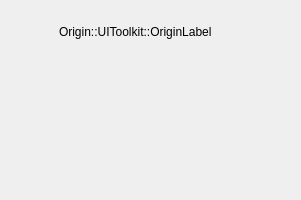
<?xml version="1.0" encoding="UTF-8"?>
<ui version="4.0">
 <class>OriginMessageBox</class>
 <widget class="QFrame" name="OriginMessageBox">
  <property name="geometry">
   <rect>
    <x>0</x>
    <y>0</y>
    <width>301</width>
    <height>200</height>
   </rect>
  </property>
  <property name="sizePolicy">
   <sizepolicy hsizetype="Expanding" vsizetype="Minimum">
    <horstretch>0</horstretch>
    <verstretch>200</verstretch>
   </sizepolicy>
  </property>
  <property name="minimumSize">
   <size>
    <width>0</width>
    <height>200</height>
   </size>
  </property>
  <layout class="QVBoxLayout" name="mainLayout" stretch="0,1">
   <property name="spacing">
    <number>10</number>
   </property>
   <property name="sizeConstraint">
    <enum>QLayout::SetNoConstraint</enum>
   </property>
   <property name="leftMargin">
    <number>30</number>
   </property>
   <property name="topMargin">
    <number>25</number>
   </property>
   <property name="rightMargin">
    <number>30</number>
   </property>
   <property name="bottomMargin">
    <number>40</number>
   </property>
   <item>
    <layout class="QHBoxLayout" name="horizontalLayout" stretch="0,1">
     <property name="spacing">
      <number>8</number>
     </property>
     <item>
      <layout class="QVBoxLayout" name="verticalLayout" stretch="0,1">
       <property name="spacing">
        <number>0</number>
       </property>
       <item>
        <widget class="QLabel" name="icon">
         <property name="sizePolicy">
          <sizepolicy hsizetype="Fixed" vsizetype="Fixed">
           <horstretch>0</horstretch>
           <verstretch>0</verstretch>
          </sizepolicy>
         </property>
         <property name="minimumSize">
          <size>
           <width>21</width>
           <height>21</height>
          </size>
         </property>
         <property name="maximumSize">
          <size>
           <width>21</width>
           <height>21</height>
          </size>
         </property>
        </widget>
       </item>
       <item>
        <spacer name="verticalSpacer">
         <property name="orientation">
          <enum>Qt::Vertical</enum>
         </property>
         <property name="sizeHint" stdset="0">
          <size>
           <width>0</width>
           <height>0</height>
          </size>
         </property>
        </spacer>
       </item>
      </layout>
     </item>
     <item>
      <widget class="Origin::UIToolkit::OriginLabel" name="lblMsgBoxTitle">
       <property name="sizePolicy">
        <sizepolicy hsizetype="Preferred" vsizetype="Preferred">
         <horstretch>3</horstretch>
         <verstretch>0</verstretch>
        </sizepolicy>
       </property>
       <property name="text">
        <string>Origin::UIToolkit::OriginLabel</string>
       </property>
       <property name="alignment">
        <set>Qt::AlignLeading|Qt::AlignLeft|Qt::AlignTop</set>
       </property>
       <property name="wordWrap">
        <bool>true</bool>
       </property>
       <property name="labelType">
        <enum>Origin::UIToolkit::OriginLabel::DialogTitle</enum>
       </property>
      </widget>
     </item>
    </layout>
   </item>
   <item>
    <widget class="Origin::UIToolkit::OriginLabel" name="lblMsgBoxText">
     <property name="sizePolicy">
      <sizepolicy hsizetype="Preferred" vsizetype="Expanding">
       <horstretch>0</horstretch>
       <verstretch>0</verstretch>
      </sizepolicy>
     </property>
     <property name="frameShape">
      <enum>QFrame::NoFrame</enum>
     </property>
     <property name="frameShadow">
      <enum>QFrame::Plain</enum>
     </property>
     <property name="alignment">
      <set>Qt::AlignLeading|Qt::AlignLeft|Qt::AlignTop</set>
     </property>
     <property name="wordWrap">
      <bool>true</bool>
     </property>
     <property name="openExternalLinks">
      <bool>true</bool>
     </property>
     <property name="labelType">
      <enum>Origin::UIToolkit::OriginLabel::DialogDescription</enum>
     </property>
    </widget>
   </item>
  </layout>
 </widget>
 <layoutdefault spacing="0" margin="0"/>
 <customwidgets>
  <customwidget>
   <class>Origin::UIToolkit::OriginLabel</class>
   <extends>QLabel</extends>
   <header>originlabel.h</header>
  </customwidget>
 </customwidgets>
 <resources/>
 <connections/>
</ui>
